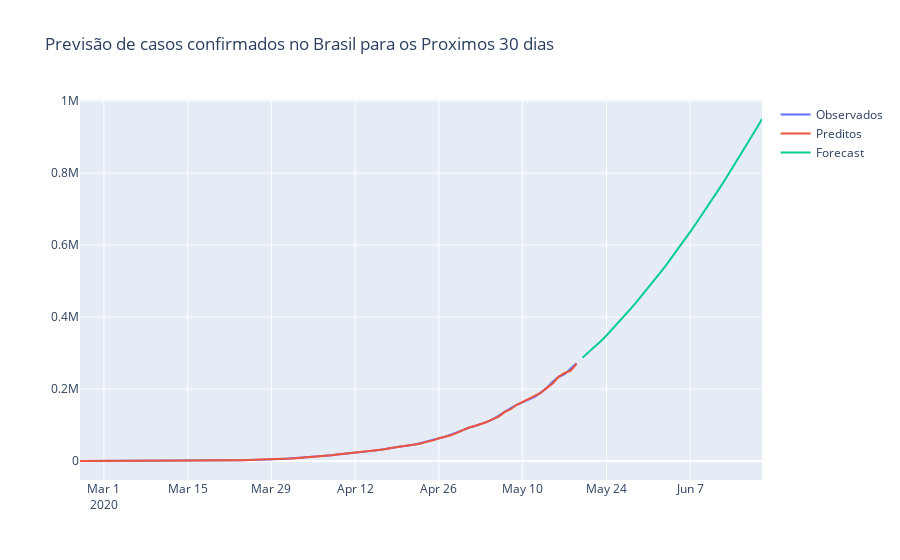

This figure's notebook cell:
### Code cell
fig = go.Figure(go.Scatter(
    x= confirmados.index, y=confirmados , name ='Observados'
))
fig.add_trace(go.Scatter(
    x= confirmados .index, y=modelo.predict_in_sample(), name = 'Preditos'
) )
fig.add_trace(go.Scatter(
    x=pd.date_range('2020-05-20','2020-06-20'),y=modelo.predict(31),name='Forecast'
))
fig.update_layout(title='Previsão de casos confirmados no Brasil para os Proximos 30 dias')
fig.show()
